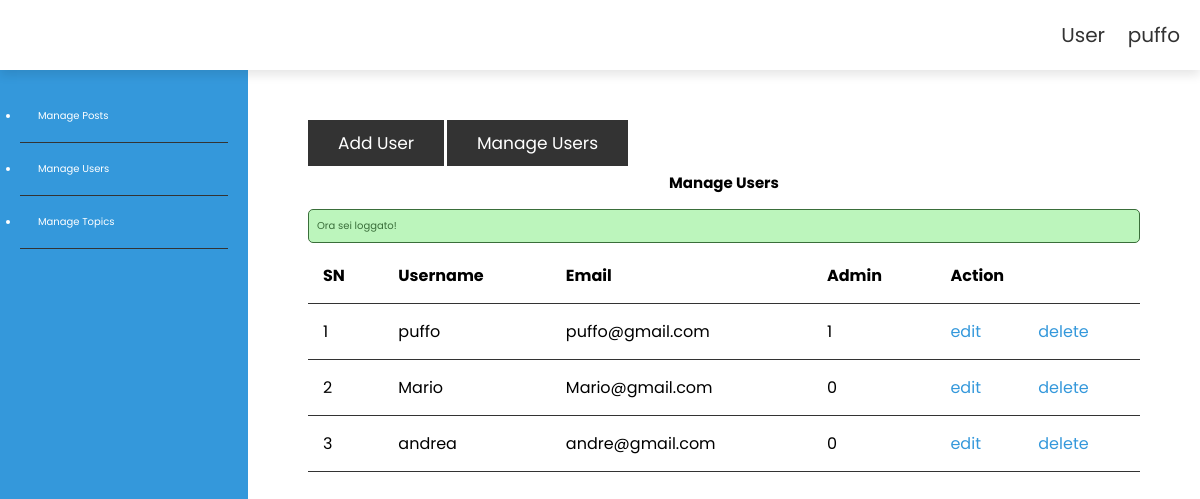
/php/index-user.php (signed in), run on the app's committed database.
### tables this page shows
CREATE TABLE `users` (
  `id` int(11) NOT NULL,
  `admin` tinyint(4) NOT NULL,
  `username` varchar(255) NOT NULL,
  `email` varchar(255) NOT NULL,
  `password` varchar(255) NOT NULL,
  `create_at` timestamp NOT NULL DEFAULT current_timestamp()
);

### php/users.php (called while the page is built, shortened)
<?php
include(ROOT_PATH . "/db.php");
$table = 'users';
$admin_users = selectAll($table);
?>

### php/db.php (called while the page is built, shortened)
<?php
require('config.php');
function selectAll($table, $conditions = [])
{
    global $conn;
    $sql = "SELECT * FROM $table";
    if(empty($conditions)) {
        $stmt = $conn->prepare($sql);
        $stmt->execute();
        $records = $stmt ->get_result()->fetch_all(MYSQLI_ASSOC);
        return $records;
    }
}

### php/index-user.php (the view, shortened to what this page needs)
<?php include(ROOT_PATH . "/users.php");
?>
<!DOCTYPE html>
<html lang="en">
<head>
    <link rel="stylesheet" href="https://cdn.jsdelivr.net/npm/swiper@9/swiper-bundle.min.css"/>
    <link rel="stylesheet" href="https://cdnjs.cloudflare.com/ajax/libs/font-awesome/6.4.0/css/all.min.css">
    <link rel="stylesheet" href="../css/style.css">
    <link rel="stylesheet" href="../css/admin.css">
</head>
<body>
<?php include(ROOT_PATH . '/header-admin.php') ?>
<div class="admin-wrapper">
    <?php include(ROOT_PATH . '/admin-slider.php') ?>
    <div class="admin-content">
        <div class="button-grup">
            <a href="create-user.php" class="btn">Add User</a>
            <a href="index-user.php" class="btn">Manage Users</a>
        </div>
        <div class="content">
            <h2 class="page-title">Manage Users</h2>
            <?php include(ROOT_PATH . "/../php/message.php") ?>
            <table>
                <thead>
                    <th>SN</th>
                    <th>Username</th>
                    <th>Email</th>
                    <th>Admin</th>
                    <th colspan="2">Action</th>
                </thead>
                <tbody>
                    <?php foreach ($admin_users as $key => $user): ?>
                        <tr>
                            <td><?php echo $key +1; ?></td>
                            <td><?php echo $user['username']; ?></td>
                            <td><?php echo $user['email']; ?></td>
                            <td><?php echo $user['admin']; ?></td>
                            <td><a href="edit-user.php?id=<?php echo $user['id']; ?>" class="edit">edit</a></td>
                            <td><a href="index-user.php?del_id=<?php echo $user['id']; ?>" class="delete">delete</a></td>
                        </tr>
                    <?php endforeach; ?>
                </tbody>
            </table>
        </div>
    </div>
</div>
</body>
</html>

### css/style.css (style rules this page uses)
:root { --main-color: #2c1cba; --black: #222; --white: #fff; --light-black: #777; --light-white: #fff9; --dark-bg: rgba(0,0,0,.7); --light-bg:#eeeeee; --border: .1rem solid var(--black); --box-shadow: 0 .5rem 1rem rgba(0,0,0,.1); --text-box-shadow: 0 1.5rem 3rem rgba(0,0,0,.3); }
* { font-family: 'Poppins', sans-serif; margin: 0; padding: 0; box-sizing: border-box; outline: none; border: none; text-decoration: none; }
html { font-size: 62.5%; overflow-x: hidden; }
.btn { display: inline-block; background: var(--black); margin-top: 1rem; color: var(--white); font-size: 1.7rem; padding: 1rem 3rem; cursor: pointer; font-size: 1.20rem; }
h1, h2, h3, h4, h5, h6 { margin: 5px; }
a { color: inherit; }

### css/admin.css (style rules this page uses)
:root { --main-color: #3498db; --main-color-hover: #2980b9; --black: #333; --white: #fff; --light-black: #777; --light-white: #f9f9f9; --dark-bg: rgba(0, 0, 0, 0.7); --light-bg: #f5f5f5; --border: 1px solid var(--black); --box-shadow: 0 0.5rem 1rem rgba(0, 0, 0, 0.1); --text-box-shadow: 0 1rem 2rem rgba(0, 0, 0, 0.3); }
* { font-family: 'Poppins', sans-serif; margin: 0; padding: 0; box-sizing: border-box; outline: none; border: none; text-decoration: none; }
html { font-size: 62.5%; overflow-x: hidden; }
.btn { display: inline-block; background: var(--black); margin-top: 1rem; color: var(--white); font-size: 1.7rem; padding: 1rem 3rem; cursor: pointer; }
.admin-wrapper { display: flex; height: calc(100% - 66px); }
.admin-wrapper .admin-content { flex: 8; height: 100%; padding: 4rem 6rem; overflow-y: scroll; }
.admin-content .page-title { text-align: center; margin-bottom: 1.5rem; }
table { width: 100%; border-collapse: collapse; font-size: 1.6rem; }
th, td { padding: 1.5rem; text-align: left; border-bottom: var(--border); }
.edit, .delete, .publish { color: var(--main-color); }

### data on the page
users: username "puffo", email "puffo@gmail.com", admin "1"
users: username "Mario", email "Mario@gmail.com", admin "0"
users: username "andrea", email "andre@gmail.com", admin "0"

### other printed values
$_SESSION['username'] "puffo"
$_SESSION['message'] "Ora sei loggato!"
